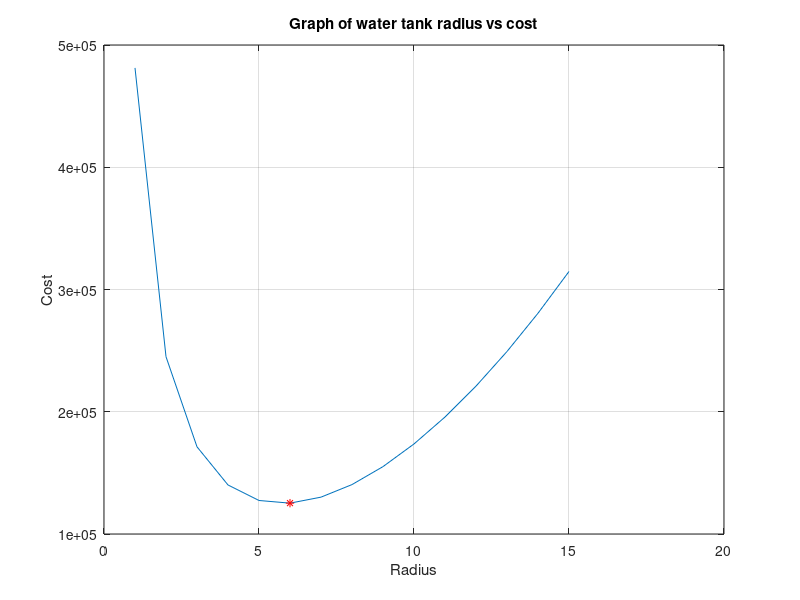

This chart was generated by the following MATLAB code:
% Written by: ???, ID: 12345678
% Last modified: ???
clear all; close all; clc;
%% part a
% variables
radius = 1:1:15;
volume = 800;

% height rearranged from volume equation
height = (volume - ((2*pi*radius.^3)/3))./(pi*radius.^2);

% costs rearranged from surface area
cost_cylin = 2*pi*radius.*height*300;
cost_hemi = 2*pi*(radius.^2)*400;
total_cost=cost_cylin+cost_hemi;

% Plot graph
plot(radius,total_cost)
title('Graph of water tank radius vs cost')
xlabel('Radius')
ylabel('Cost')
grid on


%% part b
%finding minimum cost
[mincost, pos] = min(total_cost);
corr_r = radius(pos);
corr_h = height(pos);

%plotting minimum point
hold on
plot(corr_r,mincost,'r*');
hold off